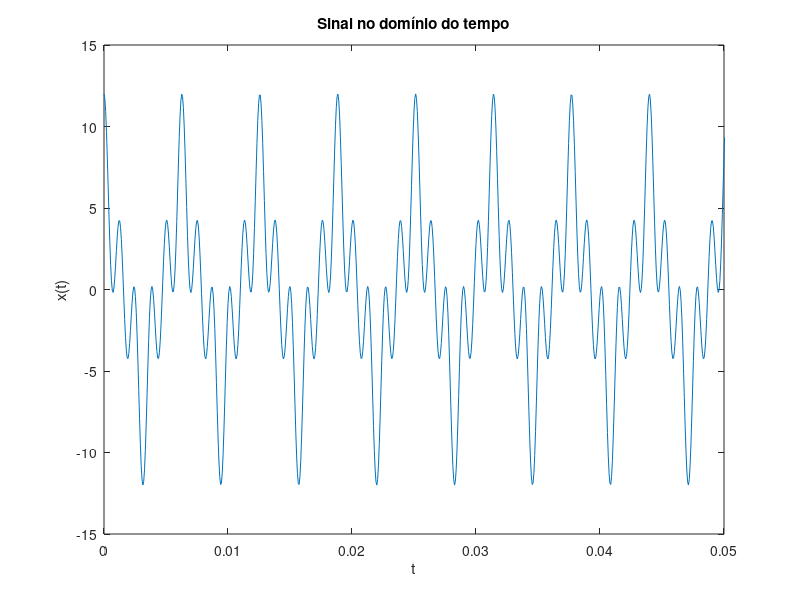
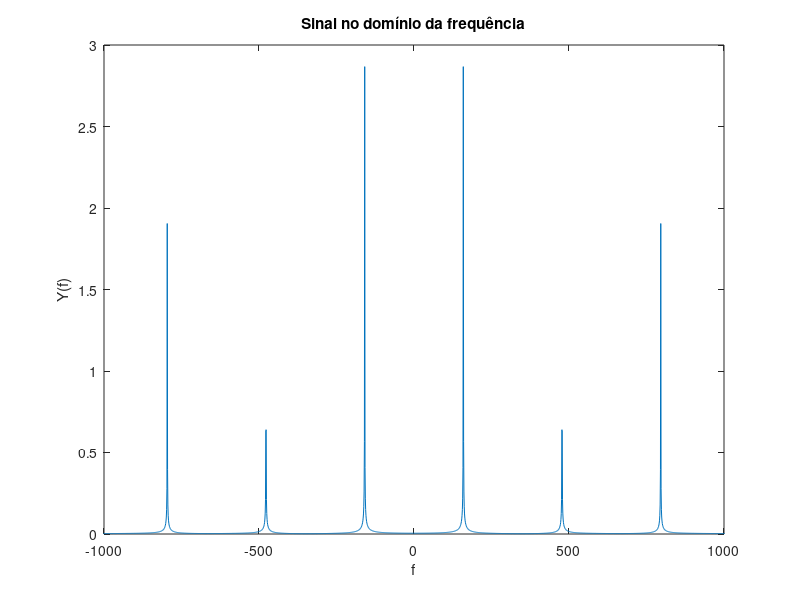
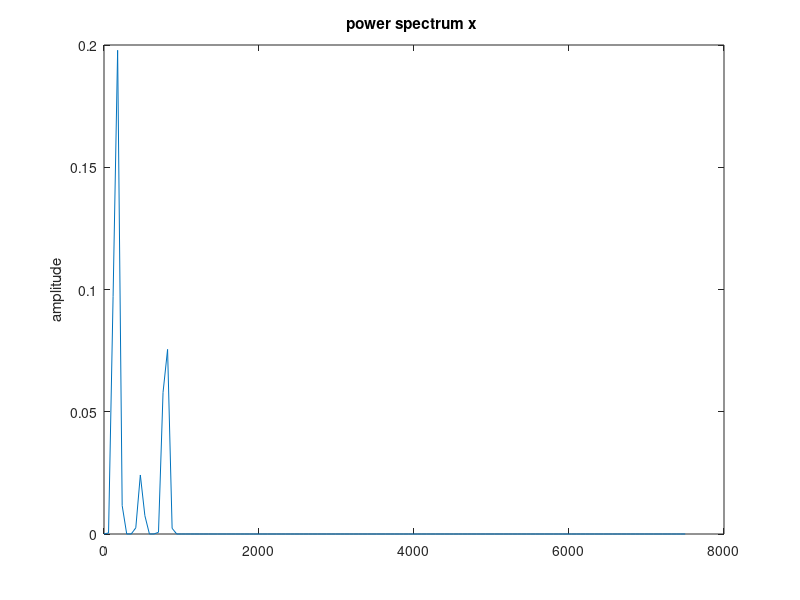

Write the MATLAB code that produced these figures, in order.
clc;
clear all;
close all;

%% Exercício 1:
%% Criando as variáveis de frequência e tempo: 
f1 = 1000;
f2 = 3000;
f3 = 5000;
fs = 15000;

t = 0:1/fs:1;

%% Criando as senóides no tempo: 
x1 = 6*cos(f1*t);
x2 = 2*cos(f2*t);
x3 = 4*cos(f3*t);

xt = x1 + x2 + x3;

%% Plotando as funções no tempo: 
figure(1);
plot(t,xt);
xlim([0 0.05]);
title('Sinal no domínio do tempo');
xlabel('t');
ylabel('x(t)');


Yaux = fft(xt);
Yw = fftshift(Yaux)/length(Yaux); 
f = [-fs/2:1:fs/2];

%% Plotando os sinais no domínio da frequência: 

figure(2)
plot(f, abs(Yw));
xlim([-1000 1000]);
title('Sinal no domínio da frequência');
xlabel('f');
ylabel('Y(f)');

%% Calculando a potência média do sinal:

P = (norm(xt)^2)/length(xt);
fprintf('Potência média do sinal: %f\n', P);

%% Calculando e plotando a densidade espectral de potência do sinal:

figure(3);
pwelch(xt,[],[],[],fs);

